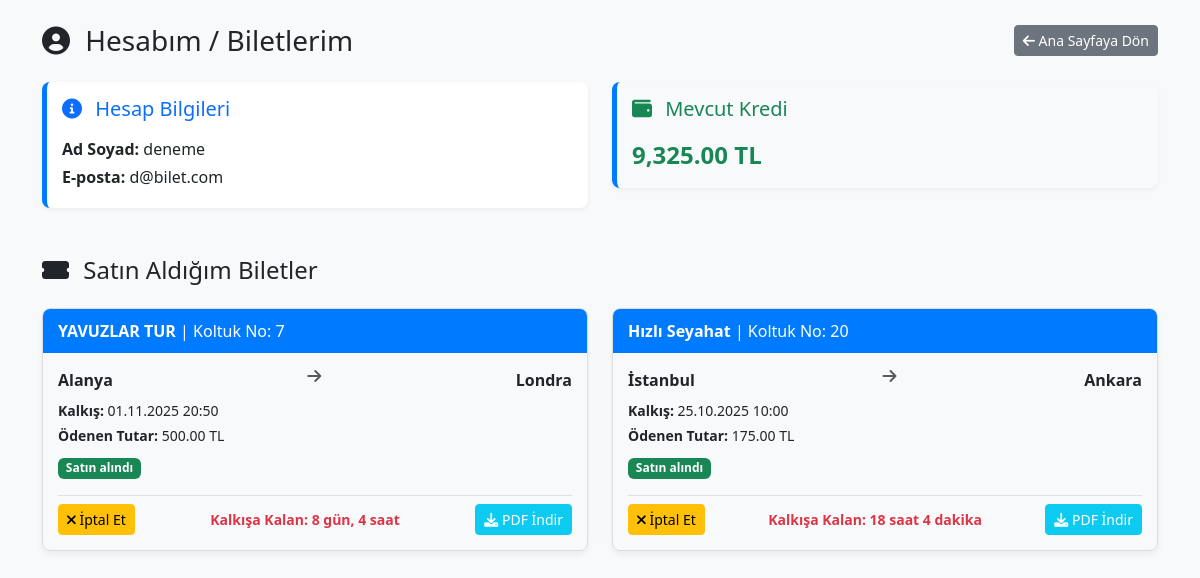
/account.php (signed in), run on the app's committed database.
### tables this page shows
CREATE TABLE users (
    id INTEGER PRIMARY KEY AUTOINCREMENT,
    fullname TEXT NOT NULL,
    email TEXT UNIQUE NOT NULL,
    password TEXT NOT NULL,
    role TEXT NOT NULL CHECK (role IN ('admin', 'firma_admin', 'user')),
    company_id INTEGER NULLABLE,
    balance REAL DEFAULT 0.0,
    FOREIGN KEY (company_id) REFERENCES companies(id)
);

CREATE TABLE tickets (
    id INTEGER PRIMARY KEY AUTOINCREMENT,
    user_id INTEGER NOT NULL,
    trip_id INTEGER NOT NULL,
    seat_number INTEGER NOT NULL,
    price REAL NOT NULL,
    purchase_time DATETIME DEFAULT CURRENT_TIMESTAMP,
    status TEXT NOT NULL CHECK (status IN ('satın alındı', 'iptal edildi')),
    FOREIGN KEY (user_id) REFERENCES users(id),
    FOREIGN KEY (trip_id) REFERENCES trips(id),
    UNIQUE (trip_id, seat_number)
);

CREATE TABLE companies (
    id INTEGER PRIMARY KEY AUTOINCREMENT,
    name TEXT UNIQUE NOT NULL
);

CREATE TABLE trips (
    id INTEGER PRIMARY KEY AUTOINCREMENT,
    company_id INTEGER NOT NULL,
    origin TEXT NOT NULL,
    destination TEXT NOT NULL,
    departure_time DATETIME NOT NULL,
    arrival_time DATETIME NOT NULL,
    price REAL NOT NULL,
    capacity INTEGER NOT NULL,
    FOREIGN KEY (company_id) REFERENCES companies(id)
);

### src/account.php (the view, shortened to what this page needs)
<?php
require 'db.php';
$user_id = $_SESSION['user_id'];
try {
    $sql_user = "SELECT fullname, email, balance FROM users WHERE id = ?";
    $stmt_user = $pdo->prepare($sql_user);
    $stmt_user->execute([$user_id]);
    $user_info = $stmt_user->fetch(PDO::FETCH_ASSOC);
    $sql_tickets = "
        SELECT
            t.id AS ticket_id, t.price, t.seat_number, t.status, t.purchase_time,
            tr.origin, tr.destination, tr.departure_time, tr.arrival_time,
            c.name AS company_name
        FROM tickets t
        JOIN trips tr ON t.trip_id = tr.id
        JOIN companies c ON tr.company_id = c.id
        WHERE t.user_id = ?
        ORDER BY tr.departure_time DESC
    ";
    $stmt_tickets = $pdo->prepare($sql_tickets);
    $stmt_tickets->execute([$user_id]);
    $tickets = $stmt_tickets->fetchAll(PDO::FETCH_ASSOC);
} catch (PDOException $e) {
    $error = "Veritabanı hatası: Biletler veya kullanıcı bilgisi çekilemedi.";
}
?>
<!DOCTYPE html>
<html lang="tr">
<head>
    <link href="https://cdn.jsdelivr.net/npm/bootstrap@5.3.3/dist/css/bootstrap.min.css" rel="stylesheet" xintegrity="sha384-QWTKZyjpPEjISv5WaRU9OFeRpok6YctnYmDr5pNlyT2bRjXh0JMhjY6hW+ALEwIH">
    <link rel="stylesheet" href="https://cdnjs.cloudflare.com/ajax/libs/font-awesome/6.0.0-beta3/css/all.min.css">
</head>
<body>
    <div class="container mt-4 mb-5">
        <div class="d-flex justify-content-between align-items-center mb-4">
             <h1 class="h3 mb-0 text-dark"><i class="fas fa-user-circle me-2"></i> Hesabım / Biletlerim</h1>
             <a href="index.php" class="btn btn-secondary btn-sm"><i class="fas fa-arrow-left"></i> Ana Sayfaya Dön</a>
        </div>
        <div class="row mb-5">
            <div class="col-lg-6">
                <div class="info-card">
                    <h2 class="h5 mb-3 text-primary"><i class="fas fa-info-circle me-2"></i> Hesap Bilgileri</h2>
                    <p class="mb-1"><strong>Ad Soyad:</strong> <?= htmlspecialchars($user_info['fullname']) ?></p>
                    <p class="mb-1"><strong>E-posta:</strong> <?= htmlspecialchars($user_info['email']) ?></p>
                </div>
            </div>
            <div class="col-lg-6 mt-3 mt-lg-0">
                 <div class="info-card bg-light">
                    <h2 class="h5 mb-3 text-success"><i class="fas fa-wallet me-2"></i> Mevcut Kredi</h2>
                    <p class="fs-4 fw-bold text-success mb-0"><?= number_format($user_info['balance'], 2) ?> TL</p>
                </div>
            </div>
        </div>
        <h2 class="h4 mb-4 text-dark"><i class="fas fa-ticket-alt me-2"></i> Satın Aldığım Biletler</h2>
        <?php if (empty($tickets)): ?>
            <div class="alert alert-info text-center">Henüz satın alınmış biletiniz bulunmamaktadır.</div>
        <?php else: ?>
            <div class="row g-4">
                <?php foreach ($tickets as $ticket): ?>
                    <?php
                        $is_active = $ticket['status'] === 'satın alındı';
                        $is_cancellable = false;
                        $time_until_departure = '';
                        if ($is_active) {
                            $departure_time = new DateTime($ticket['departure_time']);
                            $now = new DateTime();
                            $cancellation_deadline = (clone $departure_time)->modify('-1 hour');
                            $is_cancellable = $now < $cancellation_deadline;
                            $diff = $departure_time->diff($now);
                            $time_until_departure = $diff->days > 0 ? $diff->format('%a gün, %h saat') : $diff->format('%h saat %i dakika');
                        }
                    ?>
                    <div class="col-md-6">
                        <div class="ticket-card <?= $ticket['status'] === 'iptal edildi' ? 'canceled' : '' ?>">
                            <div class="ticket-header">
                                <span class="fw-bold"><?= htmlspecialchars($ticket['company_name']) ?></span> | Koltuk No: <?= $ticket['seat_number'] ?>
                            </div>
                            <div class="ticket-body">
                                <div class="d-flex justify-content-between mb-2">
                                    <span class="fw-bold text-dark"><?= htmlspecialchars($ticket['origin']) ?></span>
                                    <i class="fas fa-arrow-right text-muted mx-2"></i>
                                    <span class="fw-bold text-dark"><?= htmlspecialchars($ticket['destination']) ?></span>
                                </div>
                                <p class="mb-1 small"><strong>Kalkış:</strong> <?= date('d.m.Y H:i', strtotime($ticket['departure_time'])) ?></p>
                                <p class="mb-2 small"><strong>Ödenen Tutar:</strong> <?= number_format($ticket['price'], 2) ?> TL</p>
                                <span class="badge bg-<?= $is_active ? 'success' : 'danger' ?> mb-3">
                                    <?= ucfirst($ticket['status']) ?>
                                </span>
                                <div class="d-flex justify-content-between align-items-center border-top pt-2">
                                    <?php if ($is_active): ?>
                                        <?php if ($is_cancellable): ?>
                                            <form method="POST" onsubmit="return confirm('Bileti iptal etmek istediğinizden emin misiniz? (<?= number_format($ticket['price'], 2) ?> TL iade edilecektir)');">
                                                <button type="submit" name="cancel_ticket" class="btn btn-warning btn-sm">
                                                    <i class="fas fa-times"></i> İptal Et
                                                </button>
                                            </form>
                                            <small class="text-danger fw-bold">Kalkışa Kalan: <?= $time_until_departure ?></small>
                                        <?php else: ?>
                                            <span class="text-danger small">İptal süresi doldu.</span>
                                        <?php endif; ?>
                                    <?php else: ?>
                                        <span class="text-muted small">İşlem Yapılamaz</span>
                                    <?php endif; ?>
                                    <a href="generate_pdf.php?ticket_id=<?= $ticket['ticket_id'] ?>" target="_blank" class="btn btn-info btn-sm text-white">
                                        <i class="fas fa-download"></i> PDF İndir
                                    </a>
                                </div>
                            </div>
                        </div>
                    </div>
                <?php endforeach; ?>
            </div>
        <?php endif; ?>
    </div>
</body>
</html>

### src/account.php (style rules this page uses)
body { background-color: #f8f9fa; }
.info-card { background-color: white; border-left: 5px solid #007bff; padding: 15px; border-radius: 8px; box-shadow: 0 2px 4px rgba(0,0,0,0.05); }
.ticket-card { border: 1px solid #ddd; border-radius: 8px; margin-bottom: 20px; box-shadow: 0 4px 6px rgba(0,0,0,0.05); }
.ticket-header { background-color: #007bff; color: white; padding: 10px 15px; border-radius: 7px 7px 0 0; }
.ticket-body { padding: 15px; }

### data on the page
users: fullname "deneme", email "d@bilet.com", balance "9,325.00"
tickets: companies.name "YAVUZLAR TUR", seat_number "7", trip.origin "Alanya", trip.destination "Londra", trip.departure_time "01.11.2025 20:50", price "500.00", status "Satın alındı", trip.departure_time "8 gün, 4 saat"
tickets: companies.name "Hızlı Seyahat", seat_number "20", trip.origin "İstanbul", trip.destination "Ankara", trip.departure_time "25.10.2025 10:00", price "175.00", status "Satın alındı", trip.departure_time "18 saat 4 dakika"
